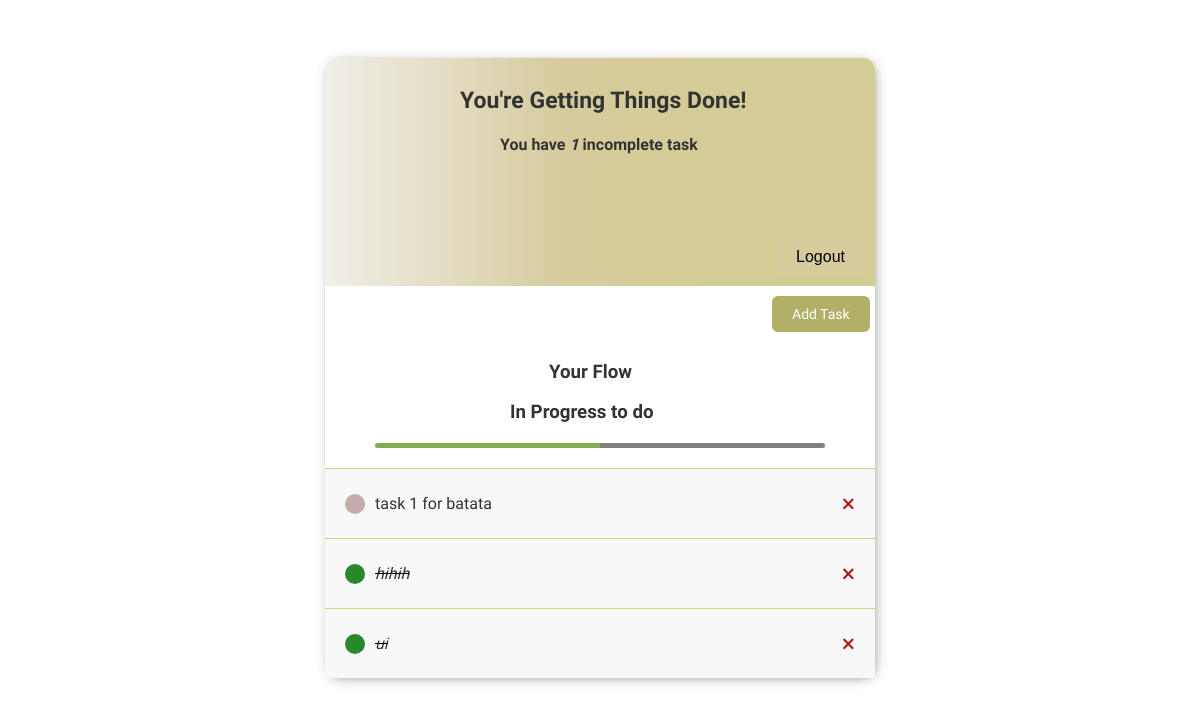
Screenshot of / (signed in) with the database file from the repository.
### base/models.py (models this page shows)
class Task(models.Model):
    user = models.ForeignKey(User, on_delete=models.CASCADE, null=True, blank=True)  # Link to the user who created the task
    title = models.CharField(max_length=200)  # Title of the task
    description = models.TextField(null=True, blank=True)  # Description of the task
    complete = models.BooleanField(default=False)  # Status of the task
    create =  models.DateTimeField(auto_now_add=True)  # Timestamp when the task was created
    def __str__(self):
        return self.title
    class Meta:
        ordering = ['complete']

### base/views.py (the view)
class TaskList(LoginRequiredMixin, ListView):
    model = Task
    context_object_name = 'tasks'
    def get_context_data(self, **kwargs):
        context = super().get_context_data(**kwargs)
        context['tasks'] = context['tasks'].filter(user=self.request.user)
        context['count'] = context['tasks'].filter(complete=False).count()
        return context

### base/templates/base/task_list.html (shortened to what this page needs)
{% extends 'base/main.html' %}
{% block content %}
<div class="header-bar">
    <div >
            <h2  style="margin-left: 125px; font-size: 23px;">You're Getting Things Done!</h2>
            <h4 style="margin-left: 165px;">You have <i>{{count}}</i> incomplete task{{ count|pluralize:"s" }}</h4>
    </div>
    {% if request.user.is_authenticated %}
    <form action="{% url 'logout' %}" method="post" style="display:inline; margin-top:170px;">
        <button type="submit"
            style="
             background-color: #d6cb9d;
             color: #000;
             padding: 10px 20px;
             border: none;
             border-radius: 6px;
             cursor: pointer;
             font-size: 16px;
             font-weight: semibold;
        "
            onmouseover="this.style.backgroundColor='#c0b585'"
            onmouseout="this.style.backgroundColor='#d6cb9d'">
            Logout
        </button>
    </form>
    {% else %}
    <a href="{% url 'login' %}">Login</a>
    {% endif %}
</div>
<div>
    <a  id="id-link" href="{% url 'task-create' %}">Add Task</a>
</div>
<h3 style="margin-left: 224px; align-content: center;">Your Flow</h3>
{% if tasks|length == 0 %}
    <h3 style="margin-bottom:20px ; margin-left: 196px; ">No tasks to show</h3>
    <div class="progress todo"></div>
{% elif count == 0 %}
    <h3 style="margin-bottom:20px ; margin-left: 180px;">All tasks completed</h3>
    <div class="progress done"></div>
{% elif count == tasks|length %}
    <h3 style="margin-bottom:20px ; margin-left: 246px; padding-bottom: 30px; align-content: center;">To do</h3>
    <div class="progress todo"></div>
{% elif count < tasks|length %}
    <h3 style="margin-bottom:20px ; margin-left: 185px;">In Progress to do</h3>
    <div class="progress in-progress"></div>
{% endif %}
<div class = "task-items-wrapper">
    {% for task in tasks %}
    <div class ="task-wrapper">
        {% if task.complete %}
        <div class ="task-title">
            <div class = "task-complete-icon"></div>
            <i><s><a href="{% url 'task-update' task.id %}">{{task}}</a></s></i>
        </div>
        <a class = "delete-link" href= "{% url 'task-delete' task.id %}">&#215;</a>
        {% else %}
        <div class ="task-title">
            <div class = "task-incomplete-icon"></div>
            <a href="{% url 'task-update' task.id %}">{{task}}</a>
        </div>
        <a class = "delete-link" href= "{% url 'task-delete' task.id %}">&#215;</a>
        {% endif %}
    </div>
    {% endfor %}
</div>
{% endblock content %}

### base/templates/base/main.html (style rules this page uses)
body { background-color: #fff; font-family: 'Raleway', sans-serif; padding : 50px; }
h1, h2, h3, h4, h5 { font-family:'Ubuntu', sans-serif; color: #333; }
a, p { font-family: 'Ubuntu', sans-serif; color: #555; }
.header-bar { padding: 10px; display: flex; color: bisque; justify-content: space-between; border-radius: 12px 12px 0 0px; background : linear-gradient(90deg, #f0efe9 0%, #d6cb9d 43%, #d4cc96 70%); }
.task-wrapper { display: flex; justify-content: space-between; align-items: center; padding: 20px; border-top: 1px solid #ced476; background-color: #f8f8f8; }
.task-title { display: flex; }
.task-title a { text-decoration: none; color: #333; margin-left: 10px; }
.task-complete-icon { width: 20px; height: 20px; background-color: #28882c; border-radius: 50%; }
.task-incomplete-icon { width: 20px; height: 20px; background-color: #c3acaa; border-radius: 50%; }
.delete-link { text-decoration: none; color: #ae1313; text-decoration: none; font-weight: 400; font-size: 25px; }
.progress { width: 450px; height: 5px; border-radius: 5px; margin: 20px auto; background-color: grey; }
.progress.in-progress { background: linear-gradient(to right, rgb(135, 170, 79) 50%, grey 50%); }

### base/templates/base/task_list.html (style rules this page uses)
#id-link { display: inline-block; background-color: #b2b068; color: white; padding: 10px 20px; border: none; border-radius: 6px; text-decoration: none; font-size: 14px; cursor: pointer; margin-left: 447px; margin-top: 10px; margin-bottom: 10px; }

### rows the page displays
Task: title "task 1 for batata"
Task: title "hihih"
Task: title "ui"

### other values shown
{{ count }} "1"
